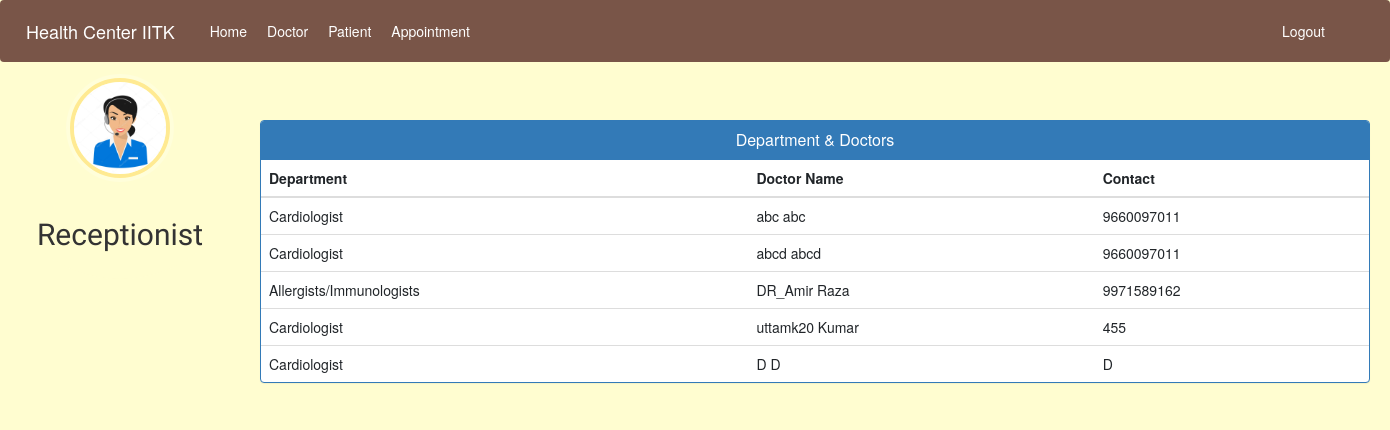
Before: /admin-view-doctor-specialisation (signed in) with the older database file.
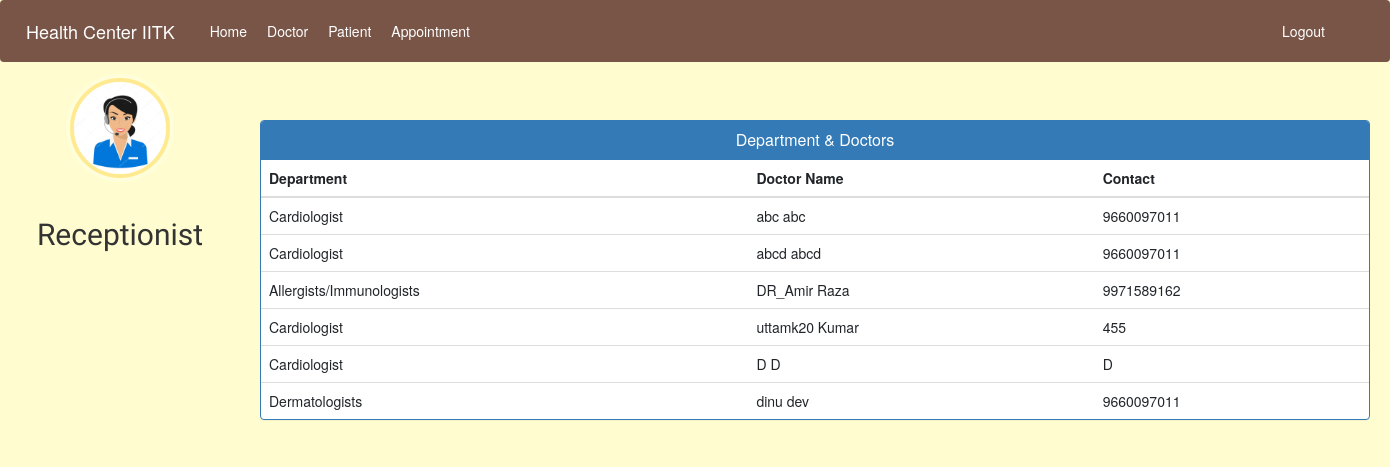
After: the same page with the newer database file.
### hospital/models.py (models this page shows, shortened)
class Doctor(models.Model):
    user = models.OneToOneField(User, on_delete=models.CASCADE)
    profile_pic = models.ImageField(
        upload_to='profile_pic/DoctorProfilePic/', default='../static/images/error.jpg', null=True, blank=True)
    address = models.CharField(max_length=40)
    mobile = models.CharField(max_length=20, null=True)
    department = models.CharField(
        max_length=50, choices=departments, default='Cardiologist')
    status = models.BooleanField(default=False)
    @property
    def get_name(self):
        return self.user.first_name+" "+self.user.last_name

### hospital/views.py (the view)
# urls.py: path('admin-view-doctor-specialisation', views.admin_view_doctor_specialisation_view,
@login_required(login_url='adminlogin')
@user_passes_test(is_admin)
def admin_view_doctor_specialisation_view(request):
    doctors = models.Doctor.objects.all().filter(status=True)
    return render(request, 'hospital/admin_view_doctor_specialisation.html', {'doctors': doctors})

### hospital/views.py (called while the page is built)
def is_admin(user):
    return user.groups.filter(name='ADMIN').exists()

### templates/hospital/admin_view_doctor_Specialisation.html (shortened to what this page needs)
{% extends 'hospital/admin_base.html' %}
{% block content %}
<head>
  <link href="//netdna.bootstrapcdn.com/bootstrap/3.0.0/css/bootstrap.min.css" rel="stylesheet" id="bootstrap-css">
</head>
<div class="container">
  <br/>
  <br/>
  <br/>
  <br/>
  <div class="panel panel-primary">
    <div class="panel-heading">
      <h6 class="panel-title">Department & Doctors</h6>
    </div>
    <table class="table table-hover" id="dev-table">
      <thead>
        <tr>
          <th>Department</th>
          <th>Doctor Name</th>
          <th>Contact</th>
        </tr>
      </thead>
      {% for d in doctors %}
      <tr>
        <td>{{d.department}}</td>
        <td> {{d.get_name}}</td>
        <td>{{d.mobile}}</td>
      </tr>
      {% endfor %}
    </table>
  </div>
</div>
{% endblock content %}

Changed rows visible on the page:
added Doctor: department "Dermatologists", get_name "dinu dev", mobile "9660097011"
